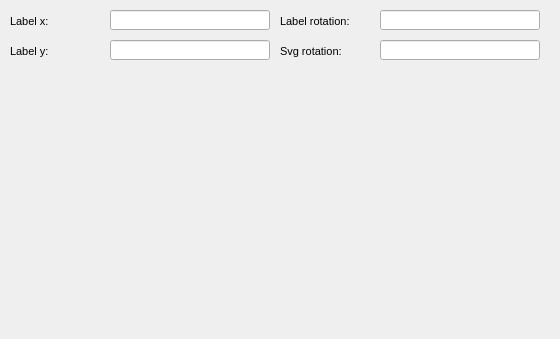
     <widget class="QWidget" name="page_7">
      <property name="geometry">
       <rect>
        <x>0</x>
        <y>0</y>
        <width>560</width>
        <height>339</height>
       </rect>
      </property>
      <attribute name="label">
       <string>Feature graphic design</string>
      </attribute>
      <widget class="QLabel" name="label_waterwell_label_y">
       <property name="geometry">
        <rect>
         <x>10</x>
         <y>40</y>
         <width>90</width>
         <height>22</height>
        </rect>
       </property>
       <property name="font">
        <font>
         <pointsize>8</pointsize>
        </font>
       </property>
       <property name="frameShape">
        <enum>QFrame::NoFrame</enum>
       </property>
       <property name="frameShadow">
        <enum>QFrame::Plain</enum>
       </property>
       <property name="text">
        <string>Label y:</string>
       </property>
       <property name="textFormat">
        <enum>Qt::AutoText</enum>
       </property>
       <property name="scaledContents">
        <bool>false</bool>
       </property>
       <property name="alignment">
        <set>Qt::AlignLeading|Qt::AlignLeft|Qt::AlignVCenter</set>
       </property>
       <property name="margin">
        <number>3</number>
       </property>
      </widget>
      <widget class="QLineEdit" name="waterwell_label_y">
       <property name="geometry">
        <rect>
         <x>110</x>
         <y>40</y>
         <width>160</width>
         <height>20</height>
        </rect>
       </property>
       <property name="text">
        <string/>
       </property>
      </widget>
      <widget class="QLabel" name="label_waterwell_label_rotation">
       <property name="geometry">
        <rect>
         <x>280</x>
         <y>10</y>
         <width>90</width>
         <height>22</height>
        </rect>
       </property>
       <property name="font">
        <font>
         <pointsize>8</pointsize>
        </font>
       </property>
       <property name="frameShape">
        <enum>QFrame::NoFrame</enum>
       </property>
       <property name="frameShadow">
        <enum>QFrame::Plain</enum>
       </property>
       <property name="text">
        <string>Label rotation:</string>
       </property>
       <property name="textFormat">
        <enum>Qt::AutoText</enum>
       </property>
       <property name="scaledContents">
        <bool>false</bool>
       </property>
       <property name="alignment">
        <set>Qt::AlignLeading|Qt::AlignLeft|Qt::AlignVCenter</set>
       </property>
       <property name="margin">
        <number>3</number>
       </property>
      </widget>
      <widget class="QLineEdit" name="waterwell_label_rotation">
       <property name="geometry">
        <rect>
         <x>380</x>
         <y>10</y>
         <width>160</width>
         <height>20</height>
        </rect>
       </property>
       <property name="text">
        <string/>
       </property>
      </widget>
      <widget class="QLabel" name="label_waterwell_label_x">
       <property name="geometry">
        <rect>
         <x>10</x>
         <y>10</y>
         <width>90</width>
         <height>22</height>
        </rect>
       </property>
       <property name="font">
        <font>
         <pointsize>8</pointsize>
        </font>
       </property>
       <property name="frameShape">
        <enum>QFrame::NoFrame</enum>
       </property>
       <property name="frameShadow">
        <enum>QFrame::Plain</enum>
       </property>
       <property name="text">
        <string>Label x:</string>
       </property>
       <property name="textFormat">
        <enum>Qt::AutoText</enum>
       </property>
       <property name="scaledContents">
        <bool>false</bool>
       </property>
       <property name="alignment">
        <set>Qt::AlignLeading|Qt::AlignLeft|Qt::AlignVCenter</set>
       </property>
       <property name="margin">
        <number>3</number>
       </property>
      </widget>
      <widget class="QLineEdit" name="waterwell_label_x">
       <property name="geometry">
        <rect>
         <x>110</x>
         <y>10</y>
         <width>160</width>
         <height>20</height>
        </rect>
       </property>
       <property name="text">
        <string/>
       </property>
      </widget>
      <widget class="QLabel" name="label_waterwell_rotation">
       <property name="geometry">
        <rect>
         <x>280</x>
         <y>40</y>
         <width>90</width>
         <height>22</height>
        </rect>
       </property>
       <property name="font">
        <font>
         <pointsize>8</pointsize>
        </font>
       </property>
       <property name="frameShape">
        <enum>QFrame::NoFrame</enum>
       </property>
       <property name="frameShadow">
        <enum>QFrame::Plain</enum>
       </property>
       <property name="text">
        <string>Svg rotation:</string>
       </property>
       <property name="textFormat">
        <enum>Qt::AutoText</enum>
       </property>
       <property name="scaledContents">
        <bool>false</bool>
       </property>
       <property name="alignment">
        <set>Qt::AlignLeading|Qt::AlignLeft|Qt::AlignVCenter</set>
       </property>
       <property name="margin">
        <number>3</number>
       </property>
      </widget>
      <widget class="QLineEdit" name="waterwell_rotation">
       <property name="geometry">
        <rect>
         <x>380</x>
         <y>40</y>
         <width>160</width>
         <height>20</height>
        </rect>
       </property>
       <property name="text">
        <string/>
       </property>
      </widget>
     </widget>
